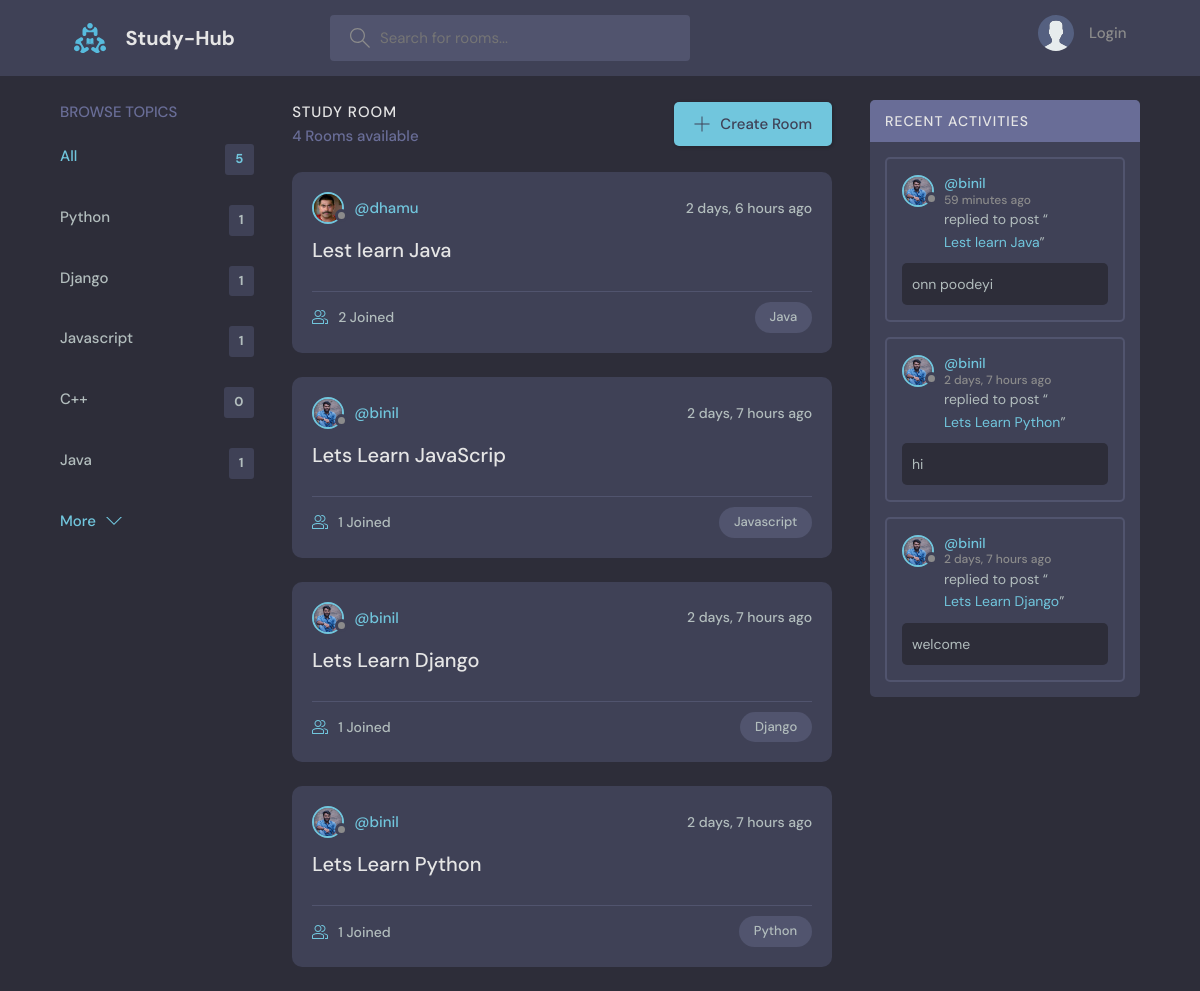
The page / on the database its author committed.
### base/models.py (models this page shows, shortened)
class Topic(models.Model):
    name = models.CharField(max_length=200)

class Room(models.Model):
    host = models.ForeignKey(User,on_delete=models.SET_NULL, null=True)
    topic = models.ForeignKey(Topic, on_delete=models.SET_NULL, null=True)
    name = models.CharField(max_length=200)
    description = models.TextField(null=True, blank=True)
    participants = models.ManyToManyField(User, related_name='participants',blank=True)
    update = models.DateTimeField(auto_now=True)
    created = models.DateTimeField(auto_now_add=True)
    class Meta:
        ordering = ['-update','-created']
    def __str__(self):
        return self.name

class User(AbstractUser):
    name = models.CharField(max_length=200, null=True)
    email = models.EmailField(unique=True, null=True)
    bio = models.TextField(null=True)
    propic = models.ImageField(null=True,default='avater.svg')
    USERNAME_FIELD = 'email'
    REQUIRED_FIELDS = []

class Message(models.Model):
    user = models.ForeignKey(User, on_delete=models.CASCADE)
    room = models.ForeignKey(Room, on_delete=models.CASCADE)
    body = models.TextField()
    update = models.DateTimeField(auto_now=True)
    created = models.DateTimeField(auto_now_add=True)
    status = models.BooleanField(blank=True, null=True)
    class Meta:
        ordering = ['-update','-created']

### base/views.py (the view)
# urls.py: 2. Add a URL to urlpatterns:  path('', views.home, name='home')
def home(request):
    q = request.GET.get('q') if request.GET.get('q') != None else ''
    rooms = Room.objects.filter(
        Q(topic__name__icontains=q)|
        Q(name__icontains=q)|
        Q(description__icontains=q)
        )
    topics = Topic.objects.all()[0:5]
    room_count = rooms.count()
    room_messages = Message.objects.filter(
        Q(room__topic__name__icontains=q))[0:3]
    return render(request,'base/home.html',{
        'rooms':rooms,
        'topics':topics,
        'room_count':room_count ,
        'room_messages':room_messages
        })

### base/templates/base/home.html (shortened to what this page needs)
{% extends 'main.html' %}
{% block content %}
    <main class="layout layout--3">
      <div class="container">
        {% include 'base/topics_component.html' %}
        <div class="roomList">
          <div class="roomList__header">
            <div>
              <h2>Study Room</h2>
              <p>{{room_count}} Rooms available</p>
            </div>
            <a class="btn btn--main" href="{% url 'create-room' %}">
              <svg version="1.1" xmlns="http://www.w3.org/2000/svg" width="32" height="32" viewBox="0 0 32 32">
                <title>add</title>
                <path
                  d="M16.943 0.943h-1.885v14.115h-14.115v1.885h14.115v14.115h1.885v-14.115h14.115v-1.885h-14.115v-14.115z"
                ></path>
              </svg>
              Create Room
            </a>
          </div>
          {% include 'base/feed_component.html' %}
        </div>
        {% include 'base/activity_page.html' %}
      </div>
    </main>
    {% endblock %}

### base/templates/base/topics_component.html
<div class="topics">
    <div class="topics__header">
      <h2>Browse Topics</h2>
    </div>
    <ul class="topics__list">
      <li>
        <a href="{% url 'home' %}" class="active">All <span>{{topics.count}}</span></a>
      </li>
      {% for topic in topics %}
      <li>
        <a href="{% url 'home' %}?q={{topic.name}}">{{topic.name}} <span>{{topic.room_set.all.count}}</span></a>
      </li>
      {% endfor %}
    </ul>
    <a class="btn btn--link" href="{% url 'topics' %}">
      More
      <svg version="1.1" xmlns="http://www.w3.org/2000/svg" width="32" height="32" viewBox="0 0 32 32">
        <title>chevron-down</title>
        <path d="M16 21l-13-13h-3l16 16 16-16h-3l-13 13z"></path>
      </svg>
    </a>
  </div>

### base/templates/base/feed_component.html (shortened to what this page needs)
 {% for room in rooms %}
<div class="roomListRoom">
    <div class="roomListRoom__header">
        <a href="{% url 'user-profile' room.host.id %}" class="roomListRoom__author">
            <div class="avatar avatar--small">
                <img src="{{room.host.propic.url}}" />
            </div>
            <span>@{{room.host.username}}</span>
        </a>
        <div class="roomListRoom__actions">
            <span>{{room.created|timesince}} ago</span>
        </div>
    </div>
    <div class="roomListRoom__content">
        <a href="{% url 'room' room.id %}">{{room.name}}</a>
    </div>
    <div class="roomListRoom__meta">
        <a href="{% url 'room' room.id %}" class="roomListRoom__joined">
            {{room.participants.all.count}} Joined
        </a>
        <p class="roomListRoom__topic">{{room.topic.name}}</p>
    </div>
</div>
{% endfor %}

### base/templates/base/activity_page.html (shortened to what this page needs)
<div class="activities">
    <div class="activities__header">
      <h2>Recent Activities</h2>
    </div>
    {% for message in room_messages %}
    <div class="activities__box">
      <div class="activities__boxHeader roomListRoom__header">
        <a href="{% url 'user-profile' message.user.id %}" class="roomListRoom__author">
          <div class="avatar avatar--small">
            <img src="{{message.user.propic.url}}" />
          </div>
          <p>
            @{{message.user.username}}
            <span>{{message.created|timesince}} ago</span>
          </p>
        </a>
      </div>
      <div class="activities__boxContent">
        <p>replied to post “<a href="{% url 'room' message.room.id %}">{{message.room}}</a>”</p>
        <div class="activities__boxRoomContent">
          {{message.body}}
        </div>
      </div>
    </div>
    {% endfor %}
  </div>

### rows shown on the page
Topic: name "Python", room_set.all.count "1"
Topic: name "Django", room_set.all.count "1"
Topic: name "Javascript", room_set.all.count "1"
Topic: name "C++", room_set.all.count "0"
Topic: name "Java", room_set.all.count "1"
Room: host.propic (picture), host.username "dhamu", created "2 days, 6 hours", name "Lest learn Java", participants.all.count "2", topic.name "Java"
Room: host.propic (picture), host.username "binil", created "2 days, 7 hours", name "Lets Learn JavaScrip", participants.all.count "1", topic.name "Javascript"
Room: host.propic (picture), host.username "binil", created "2 days, 7 hours", name "Lets Learn Django", participants.all.count "1", topic.name "Django"
Room: host.propic (picture), host.username "binil", created "2 days, 7 hours", name "Lets Learn Python", participants.all.count "1", topic.name "Python"
Message: user.propic (picture), user.username "binil", created "59 minutes", room "Lest learn Java", body "onn poodeyi"
Message: user.propic (picture), user.username "binil", created "2 days, 7 hours", room "Lets Learn Python", body "hi"
Message: user.propic (picture), user.username "binil", created "2 days, 7 hours", room "Lets Learn Django", body "welcome"

### other values the page prints
{{ topics.count }} "5"
{{ room_count }} "4"
